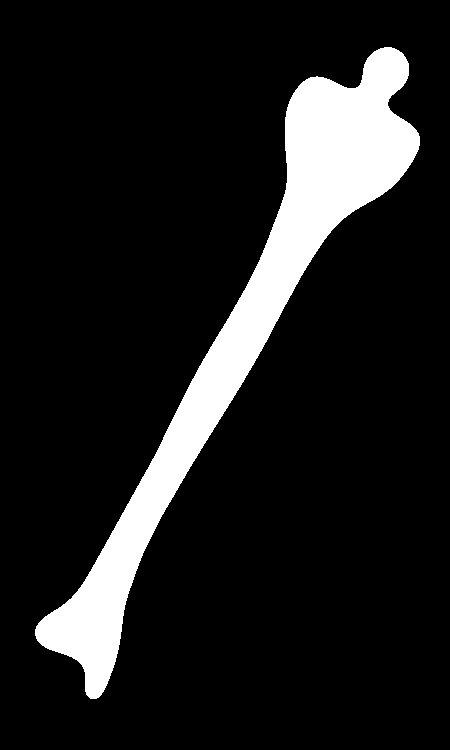
#> input picture images/Bone.tif, 450 x 750 px, found by its file name
$ python ComprEdiam.py
#> lines starting #> are read from the running program, lines starting #| are printed output that depends on the picture; after the words box and inside, x2 and y2 are one past the last pixel; in counts of white or black regions, pixels touching at a corner belong together; long printed decimals are rounded
import cv2
import math
import numpy as np

image_path = "images\Bone.tif"
image1 = cv2.imread(image_path)
#> image1 is the input picture: shape (750, 450, 3); 12% white; 1 white region, box (x1, y1, x2, y2) and area: (35, 47, 420, 699) 40395
image = cv2.cvtColor(image1, cv2.COLOR_BGR2GRAY)
#> image: shape (750, 450); 12% white; 1 white region
cv2.imshow("Imagem Original", image)
cv2.waitKey(0)

contours, hierarchy = cv2.findContours(image, mode=cv2.RETR_TREE, method=cv2.CHAIN_APPROX_SIMPLE)
#> contours = 1 contour; box (x1, y1, x2, y2) and area: (35, 47, 420, 699) 39674

i = 0
cnt = contours[i]
#> cnt = contour of 972 points, box (x1, y1, x2, y2) (35, 47, 420, 699), area 39674

leftmost = tuple(cnt[cnt[:, :, 0].argmin()][0])
#> leftmost = (35, 629)
rightmost = tuple(cnt[cnt[:, :, 0].argmax()][0])
#> rightmost = (419, 145)
topmost = tuple(cnt[cnt[:, :, 1].argmin()][0])
#> topmost = (384, 47)
bottommost = tuple(cnt[cnt[:, :, 1].argmax()][0])
#> bottommost = (90, 698)
print("Coordenada mais a esquerda: ", leftmost)
#| Coordenada mais a esquerda:  (35, 629)
print("Coordenada mais a direita: ", rightmost)
#| Coordenada mais a direita:  (419, 145)
print("Coordenada mais acima: ", topmost)
#| Coordenada mais acima:  (384, 47)
print("Coordenada mais abaixo: ", bottommost)
#| Coordenada mais abaixo:  (90, 698)

diametro = math.sqrt(((bottommost[0] - topmost[0]) ** 2) + ((bottommost[1] - topmost[1]) ** 2))
#> diametro = 714.3
perimetro = cv2.arcLength(cnt, True)
#> perimetro = 1729.9
print("perimetro da fronteira: ", perimetro)
#| perimetro da fronteira:  1729.949
print("Diametro - ponto mais alto - ponto mais baixo: ", diametro)
#| Diametro - ponto mais alto - ponto mais baixo:  714.309

x, y, w, h = cv2.boundingRect(cnt)
#> x = 35; y = 47; w = 385; h = 652
print("Ponto mais a esquerda, em x: ", x)
#| Ponto mais a esquerda, em x:  35
print("Ponto mais alto, em y: ", y)
#| Ponto mais alto, em y:  47
print("Largura: ", w)
#| Largura:  385
print("Altura: ", h)
#| Altura:  652

cv2.rectangle(image1, (x, y), (x+w, y+h), (0, 255, 0), 2)

rect = cv2.minAreaRect(cnt)
#> rect = ((217.5, 358.6), (714.9, 137.1), -59.76)
box = cv2.boxPoints(rect)
#> box = [[96.66, 701.9], [-21.74, 632.9], [338.3, 15.22], [456.7, 84.25]]
box = np.int0(box)
#> box = [[96, 701], [-21, 632], [338, 15], [456, 84]]
cv2.drawContours(image1, [box], 0, (0, 0, 255), 2)
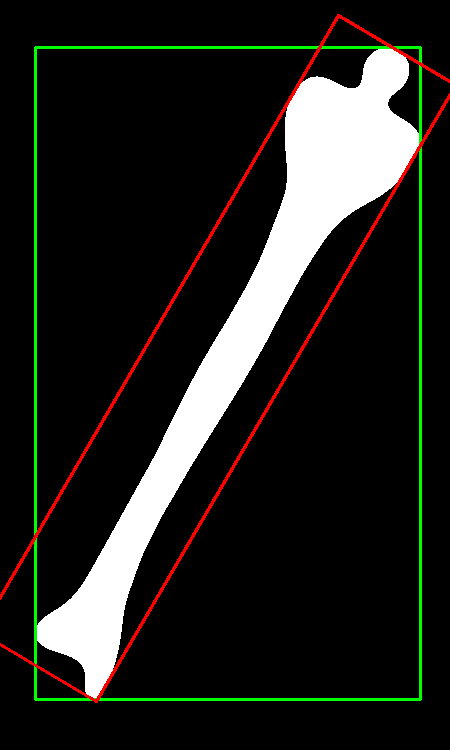
#> image1: shape (750, 450, 3); mean B, G, R 30.3, 34.9, 34.4

cv2.imshow("rec", image1)
cv2.waitKey()

(x1, y1), (MA, ma), angle = cv2.fitEllipse(cnt)
#> x1 = 242.6; y1 = 342.7; MA = 127; ma = 675.4; angle = 26.9
print("x do centro: ", x1, " e y do centro: ", y1)
#| x do centro:  242.621  e y do centro:  342.747
print("Largura ou comprimento do eixo menor: ", MA)
#| Largura ou comprimento do eixo menor:  127.015
print("Altura ou comprimento do eixo maior: ", ma)
#| Altura ou comprimento do eixo maior:  675.405
print("Angulo de rotacao (clockwise): ", angle)
#| Angulo de rotacao (clockwise):  26.900

excentricidade = ma / MA
#> excentricidade = 5.32
print("Excentididadae: ", excentricidade)
#| Excentididadae:  5.318
